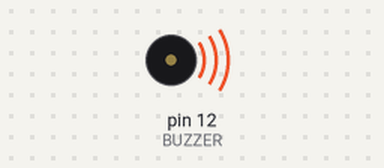
This sketch was run on a simulated Arduino Uno, built with avr-gcc and run on an emulated ATmega328P. On the bench: buzzer (waves = sounding, pin HIGH).

Above: at 0.2 s.
Timing chart, 0 to 3.0 s (numbered marks = the images above):
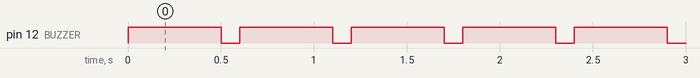

The sketch:

Active_Buzzer.ino
```cpp
const int BUZZER = 12;

void setup() {
  // put your setup code here, to run once:
  pinMode(BUZZER, OUTPUT);
}

void loop() {
  // put your main code here, to run repeatedly:
  digitalWrite(BUZZER, HIGH);
  delay(500);
  digitalWrite(BUZZER, LOW);
  delay(100);
}
```

Measured:
- by itself, pin 12 (BUZZER): alternates HIGH for 0.50 s and LOW for 0.10 s
